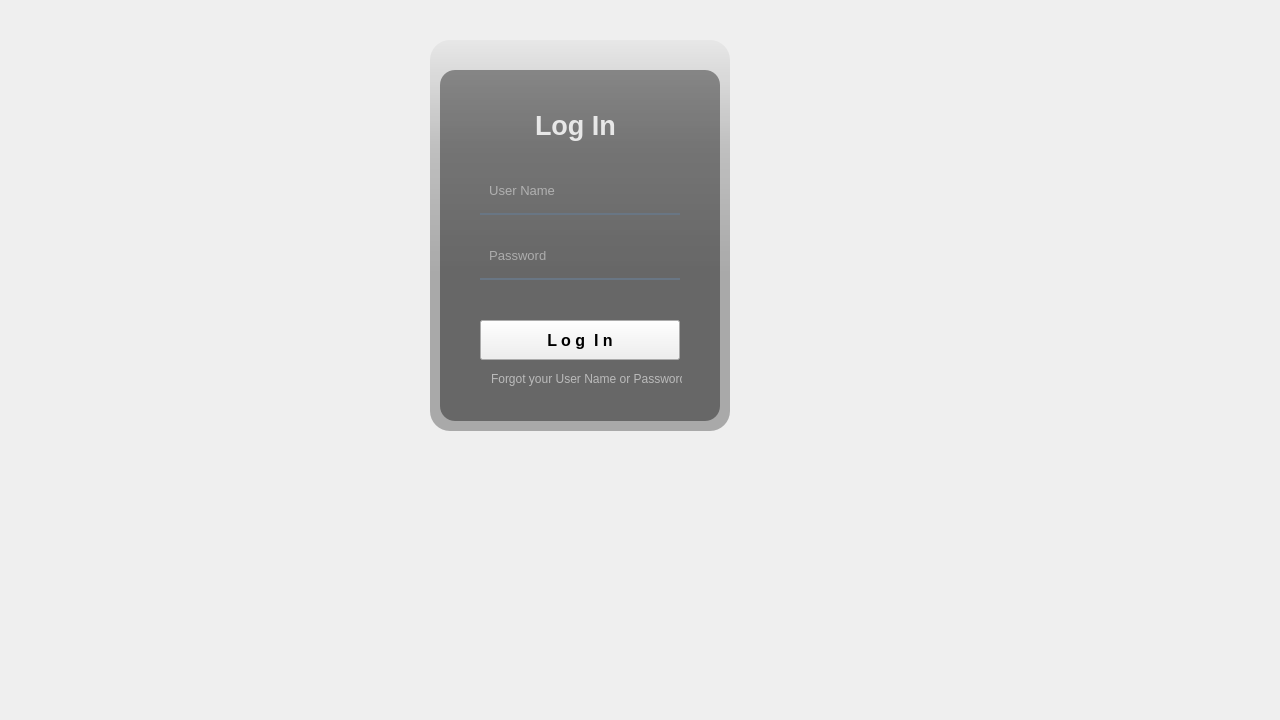
<?xml version="1.0" encoding="UTF-8"?>
<ui version="4.0">
 <class>logIn</class>
 <widget class="QWidget" name="logIn">
  <property name="enabled">
   <bool>true</bool>
  </property>
  <property name="geometry">
   <rect>
    <x>0</x>
    <y>0</y>
    <width>1280</width>
    <height>720</height>
   </rect>
  </property>
  <property name="windowTitle">
   <string>Form</string>
  </property>
  <widget class="QWidget" name="widget" native="true">
   <property name="geometry">
    <rect>
     <x>400</x>
     <y>10</y>
     <width>370</width>
     <height>480</height>
    </rect>
   </property>
   <property name="styleSheet">
    <string notr="true">QPushButton#pushButton{	
	background-color: qlineargradient(spread:pad, x1:0, y1:0.505682, x2:1, y2:0.477, stop:0 rgba(20, 47, 78, 219), stop:1 rgba(85, 98, 112, 226));
	color:rgba(255, 255, 255, 210);
	border-radius:5px;
}
QPushButton#pushButton:hover{	
	background-color: qlineargradient(spread:pad, x1:0, y1:0.505682, x2:1, y2:0.477, stop:0 rgba(40, 67, 98, 219), stop:1 rgba(105, 118, 132, 226));
}
QPushButton#pushButton:pressed{	
	padding-left:5px;
	padding-top:5px;
	background-color:rgba(105, 118, 132, 200);
}

QPushButton#pushButton_2, #pushButton_3, #pushButton_4, #pushButton_5{	
	background-color: rgba(0, 0, 0, 0);
	color:rgba(85, 98, 112, 255);
}
QPushButton#pushButton_2:hover, #pushButton_3:hover, #pushButton_4:hover, #pushButton_5:hover{	
	color:rgba(155, 168, 182, 220);
}
QPushButton#pushButton_2:pressed, #pushButton_3:pressed, #pushButton_4:pressed, #pushButton_5:pressed{	
	padding-left:5px;
	padding-top:5px;
	color:rgba(115, 128, 142, 255);
}</string>
   </property>
   <widget class="QLabel" name="label">
    <property name="geometry">
     <rect>
      <x>30</x>
      <y>30</y>
      <width>300</width>
      <height>420</height>
     </rect>
    </property>
    <property name="styleSheet">
     <string notr="true">border-image: url(:/images/background.png);
border-radius:20px;</string>
    </property>
    <property name="text">
     <string/>
    </property>
   </widget>
   <widget class="QLabel" name="label_2">
    <property name="geometry">
     <rect>
      <x>30</x>
      <y>30</y>
      <width>300</width>
      <height>391</height>
     </rect>
    </property>
    <property name="styleSheet">
     <string notr="true">background-color: qlineargradient(spread:pad, x1:0, y1:0, x2:0, y2:0.715909, stop:0 rgba(0, 0, 0, 9), stop:0.375 rgba(0, 0, 0, 50), stop:0.835227 rgba(0, 0, 0, 75));
border-radius:20px;</string>
    </property>
    <property name="text">
     <string/>
    </property>
   </widget>
   <widget class="QLabel" name="label_3">
    <property name="geometry">
     <rect>
      <x>40</x>
      <y>60</y>
      <width>280</width>
      <height>351</height>
     </rect>
    </property>
    <property name="styleSheet">
     <string notr="true">background-color:rgba(0, 0, 0, 100);
border-radius:15px;</string>
    </property>
    <property name="text">
     <string/>
    </property>
   </widget>
   <widget class="QLabel" name="LogIn_LA">
    <property name="geometry">
     <rect>
      <x>135</x>
      <y>95</y>
      <width>90</width>
      <height>40</height>
     </rect>
    </property>
    <property name="font">
     <font>
      <pointsize>20</pointsize>
      <bold>true</bold>
     </font>
    </property>
    <property name="styleSheet">
     <string notr="true">color:rgba(255, 255, 255, 210);</string>
    </property>
    <property name="text">
     <string>Log In</string>
    </property>
   </widget>
   <widget class="QLineEdit" name="username_LE">
    <property name="geometry">
     <rect>
      <x>80</x>
      <y>165</y>
      <width>200</width>
      <height>40</height>
     </rect>
    </property>
    <property name="font">
     <font>
      <pointsize>10</pointsize>
     </font>
    </property>
    <property name="styleSheet">
     <string notr="true">background-color:rgba(0,0,0,0);
border:none;
border-bottom:2px solid rgba(105, 118, 132, 255);
color:rgba(255, 255, 255, 230);
padding-bottom:7px;
</string>
    </property>
    <property name="placeholderText">
     <string>  User Name</string>
    </property>
   </widget>
   <widget class="QLineEdit" name="password_LE">
    <property name="geometry">
     <rect>
      <x>80</x>
      <y>230</y>
      <width>200</width>
      <height>40</height>
     </rect>
    </property>
    <property name="font">
     <font>
      <pointsize>10</pointsize>
     </font>
    </property>
    <property name="styleSheet">
     <string notr="true">background-color:rgba(0, 0, 0, 0);
border:none;
border-bottom:2px solid rgba(105, 118, 132, 255);
color:rgba(255, 255, 255, 230);
padding-bottom:7px;</string>
    </property>
    <property name="echoMode">
     <enum>QLineEdit::Password</enum>
    </property>
    <property name="placeholderText">
     <string>  Password</string>
    </property>
   </widget>
   <widget class="QPushButton" name="LogIn_PB">
    <property name="geometry">
     <rect>
      <x>80</x>
      <y>310</y>
      <width>200</width>
      <height>40</height>
     </rect>
    </property>
    <property name="font">
     <font>
      <pointsize>12</pointsize>
      <bold>true</bold>
     </font>
    </property>
    <property name="text">
     <string>L o g  I n</string>
    </property>
   </widget>
   <widget class="QLabel" name="ForgotenPassword_LA">
    <property name="geometry">
     <rect>
      <x>91</x>
      <y>358</y>
      <width>191</width>
      <height>21</height>
     </rect>
    </property>
    <property name="styleSheet">
     <string notr="true">color:rgba(255, 255, 255, 140);</string>
    </property>
    <property name="text">
     <string>Forgot your User Name or Password? </string>
    </property>
   </widget>
  </widget>
 </widget>
 <resources/>
 <connections/>
</ui>
